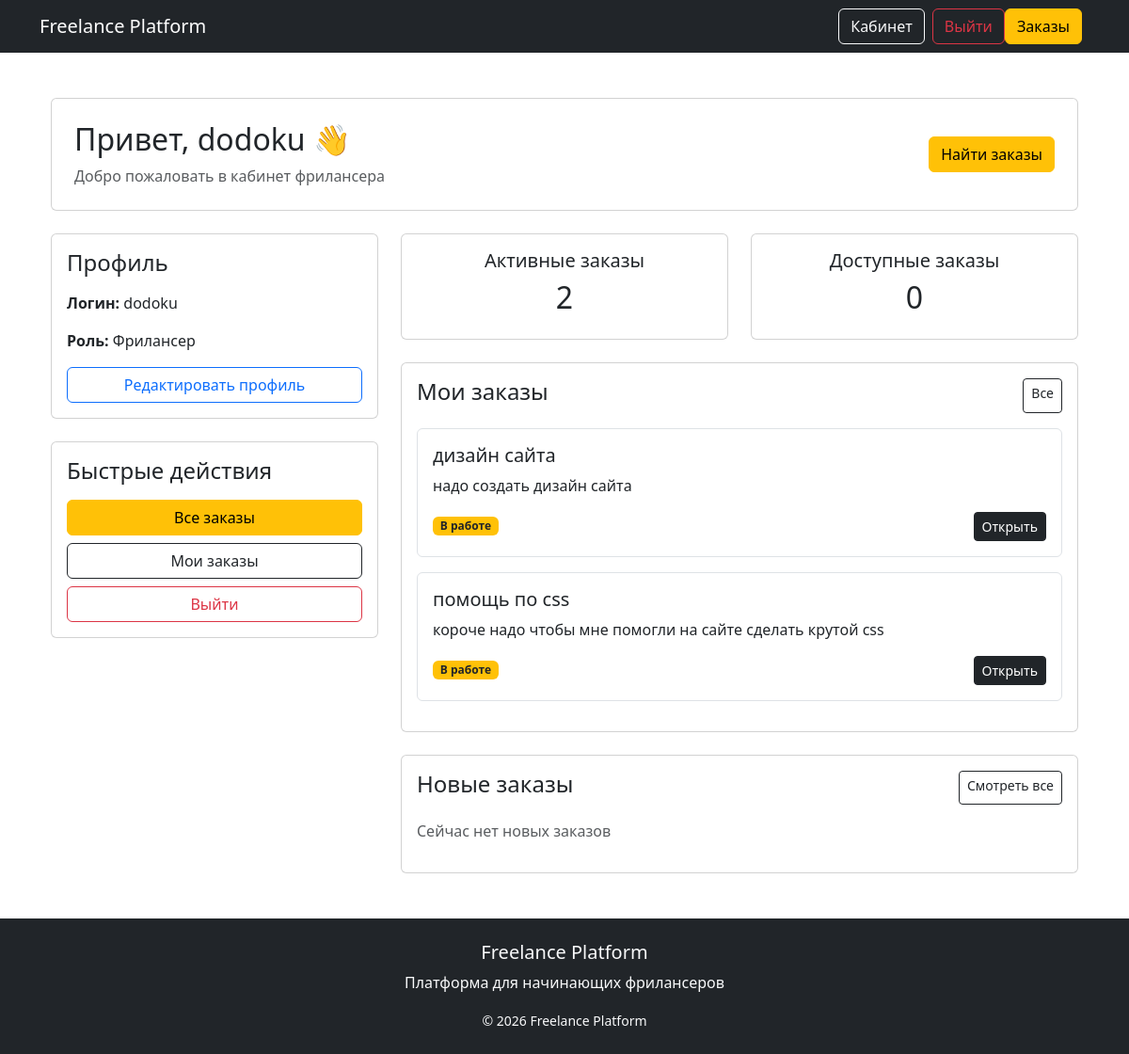
Page /users/dashboard/ (signed in) on the committed database.
### users/models.py (models this page shows)
class User(AbstractUser):
    ROLE_CHOICES = (
        ('freelancer', 'Фрилансер'),
        ('client', 'Заказчик'),
    )
    role = models.CharField(
        max_length=20,
        choices=ROLE_CHOICES,
        verbose_name='Роль'
    )
    bio = models.TextField("О себе", blank=True)
    skills = models.CharField("Навыки", max_length=255, blank=True)  # для фрилансера
    portfolio_link = models.URLField("Портфолио", blank=True)  # для фрилансера
    company_name = models.CharField("Название компании", max_length=255, blank=True)  # для заказчика

### orders/models.py (models this page shows, shortened)
class Order(models.Model):
    client = models.ForeignKey(
        settings.AUTH_USER_MODEL,
        on_delete=models.CASCADE,
        related_name='orders'
    )
    title = models.CharField(max_length=255)
    description = models.TextField()
    budget = models.DecimalField(max_digits=10, decimal_places=2)
    deadline = models.DateField()
    created_at = models.DateTimeField(auto_now_add=True)
    STATUS_CHOICES = [
    ('open', 'Открыт'),
    ('in_progress', 'В работе'),
    ('completed', 'Завершён'),
    ]
    status = models.CharField(max_length=20, choices=STATUS_CHOICES, default='open')
    selected_freelancer = models.ForeignKey(
    settings.AUTH_USER_MODEL,
    null=True,
    blank=True,
    on_delete=models.SET_NULL,
    related_name='assigned_orders'
    )

### users/views.py (the view)
# urls.py: path('dashboard/', views.dashboard, name='dashboard'),
@login_required
def dashboard(request):
    if request.user.role == 'client':
        orders = Order.objects.filter(client=request.user)
        return render(request, 'users/dashboard.html', {
            'orders': orders
        })
    else:
        open_orders = Order.objects.filter(
            status='open',
            selected_freelancer__isnull=True
            )
        my_orders = Order.objects.filter(selected_freelancer=request.user)
        return render(request, 'users/dashboard.html', {
            'open_orders': open_orders,
            'my_orders': my_orders
        })

### users/templates/users/dashboard.html
{% extends 'base.html' %}
{% block content %}
{% if user.role == 'client' %}
    {% include 'users/client_dashboard.html' %}
{% else %}
    {% include 'users/freelancer_dashboard.html' %}
{% endif %}
{% endblock %}

### users/templates/users/freelancer_dashboard.html (shortened to what this page needs)
<div class="container mt-4">
    <div class="card p-4 mb-4">
        <div class="d-flex justify-content-between align-items-center">
            <div>
                <h2>
                    Привет, {{ user.username }} 👋
                </h2>
                <p class="text-muted mb-0">
                    Добро пожаловать в кабинет фрилансера
                </p>
            </div>
            <a href="/orders/" class="btn btn-warning">
                Найти заказы
            </a>
        </div>
    </div>
    <div class="row">
        <div class="col-md-4">
            <div class="card p-3 mb-4">
                <h4 class="mb-3">
                    Профиль
                </h4>
                <p>
                    <strong>Логин:</strong>
                    {{ user.username }}
                </p>
                <p>
                    <strong>Роль:</strong>
                    Фрилансер
                </p>
                <a href="{% url 'edit_profile' %}" class="btn btn-outline-primary">
                    Редактировать профиль
                </a>
            </div>
            <div class="card p-3 mb-4">
                <h4 class="mb-3">
                    Быстрые действия
                </h4>
                <div class="d-grid gap-2">
                    <a href="/orders/" class="btn btn-warning">
                        Все заказы
                    </a>
                    <a href="#my-orders" class="btn btn-outline-dark">
                        Мои заказы
                    </a>
                    <form action="/users/logout/" method="post">
                        <button type="submit" class="btn btn-outline-danger w-100">
                            Выйти
                        </button>
                    </form>
                </div>
            </div>
        </div>
        <div class="col-md-8">
            <div class="row mb-4">
                <div class="col-md-6">
                    <div class="card p-3 text-center">
                        <h5>
                            Активные заказы
                        </h5>
                        <h2>
                            {{ my_orders|length }}
                        </h2>
                    </div>
                </div>
                <div class="col-md-6">
                    <div class="card p-3 text-center">
                        <h5>
                            Доступные заказы
                        </h5>
                        <h2>
                            {{ open_orders|length }}
                        </h2>
                    </div>
                </div>
            </div>
            <div class="card p-3 mb-4" id="my-orders">
                <div class="d-flex justify-content-between mb-3">
                    <h4>
                        Мои заказы
                    </h4>
                    <a href="/orders/" class="btn btn-sm btn-outline-dark">
                        Все
                    </a>
                </div>
                {% for order in my_orders %}
                <div class="border rounded p-3 mb-3">
                    <h5>
                        {{ order.title }}
                    </h5>
                    <p>
                        {{ order.description|truncatechars:100 }}
                    </p>
                    <div class="d-flex justify-content-between align-items-center">
                        <span class="badge bg-warning text-dark">
                            В работе
                        </span>
                        <a href="/orders/{{ order.id }}/" class="btn btn-sm btn-dark">
                            Открыть
                        </a>
                    </div>
                </div>
                {% empty %}
                <p class="text-muted">
                    Пока у вас нет активных заказов
                </p>
                {% endfor %}
            </div>
            <div class="card p-3">
                <div class="d-flex justify-content-between mb-3">
                    <h4>
                        Новые заказы
                    </h4>
                    <a href="/orders/" class="btn btn-sm btn-outline-dark">
                        Смотреть все
                    </a>
                </div>
                {% for order in open_orders %}
                <div class="border rounded p-3 mb-3">
                    <h5>
                        {{ order.title }}
                    </h5>
                    <p>
                        {{ order.description|truncatechars:100 }}
                    </p>
                    <a href="/orders/{{ order.id }}/" class="btn btn-warning">
                        Подробнее
                    </a>
                </div>
                {% empty %}
                <p class="text-muted">
                    Сейчас нет новых заказов
                </p>
                {% endfor %}
            </div>
        </div>
    </div>
</div>

### rows in the picture
User: username "dodoku"
Order: title "дизайн сайта", description "надо создать дизайн сайта"
Order: title "помощь по css", description "короче надо чтобы мне помогли на сайте сделать крутой css"

### other values in the picture
{{ my_orders|length }} "2"
{{ open_orders|length }} "0"
